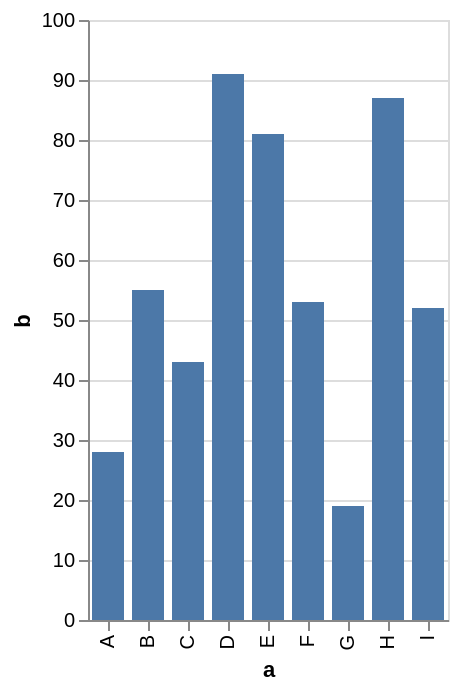

The specification (Vega-Lite) saved for this image:
### Vega-Lite specification from a JSON file in a GitHub repository (floating-point values rounded to 4 significant figures)
{"$schema": "https://vega.github.io/schema/vega-lite/v5.json", "description": "A bar chart with highlighting on hover and selecting on click. (Inspired by Tableau's interaction style.)", "data": {"values": [{"a": "A", "b": 28}, {"a": "B", "b": 55}, {"a": "C", "b": 43}, {"a": "D", "b": 91}, {"a": "E", "b": 81}, {"a": "F", "b": 53}, {"a": "G", "b": 19}, {"a": "H", "b": 87}, {"a": "I", "b": 52}]}, "params": [{"name": "highlight", "select": {"type": "point", "on": "pointerover"}}, {"name": "select", "select": "point"}], "mark": {"type": "bar", "fill": "#4C78A8", "stroke": "black", "cursor": "pointer"}, "encoding": {"x": {"field": "a", "type": "ordinal"}, "y": {"field": "b", "type": "quantitative"}, "fillOpacity": {"condition": {"param": "select", "value": 1}, "value": 0.3}, "strokeWidth": {"condition": [{"param": "select", "empty": false, "value": 2}, {"param": "highlight", "empty": false, "value": 1}], "value": 0}}, "config": {"scale": {"bandPaddingInner": 0.2}}}
